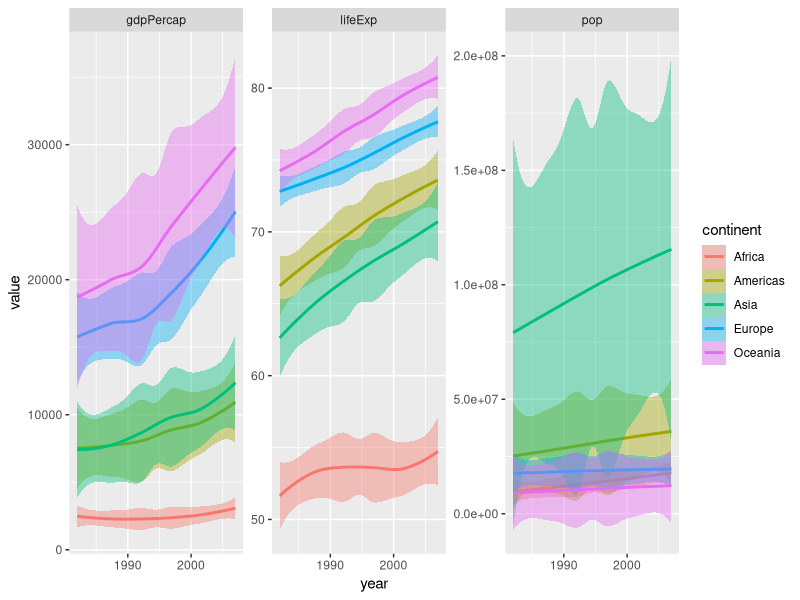

The R script that drew this image:
## ---- chunk 1
knitr::opts_chunk$set(echo = TRUE)
## ---- chunk 2
knitr::opts_chunk$set(echo = TRUE, collapse = TRUE, comment = "#>")
## ---- chunk 3

## ---- chunk 4
library(tidyverse)
## ---- chunk 5


## ---- chunk 6
messy <- readr::read_csv("data/gap_wide.csv")

messy
## ---- chunk 7





## ---- chunk 8
tidy <- messy %>% 
  pivot_longer(cols = -continent:-country) %>% 
  # Watch out! year is a character vector, not a number
  separate(col = name, into = c("metric", "year"))

tidy
## ---- chunk 9






## ---- chunk 10
polished <- tidy %>% 
  mutate(year = as.integer(year)) %>%
  filter(year > 1980) %>% 
  select(-country)

polished
## ---- chunk 11



## ---- chunk 12
ggplot(polished, aes(year, value, fill = continent, color = continent)) +
  geom_smooth() +
  facet_wrap(~ metric, scales = "free_y")
